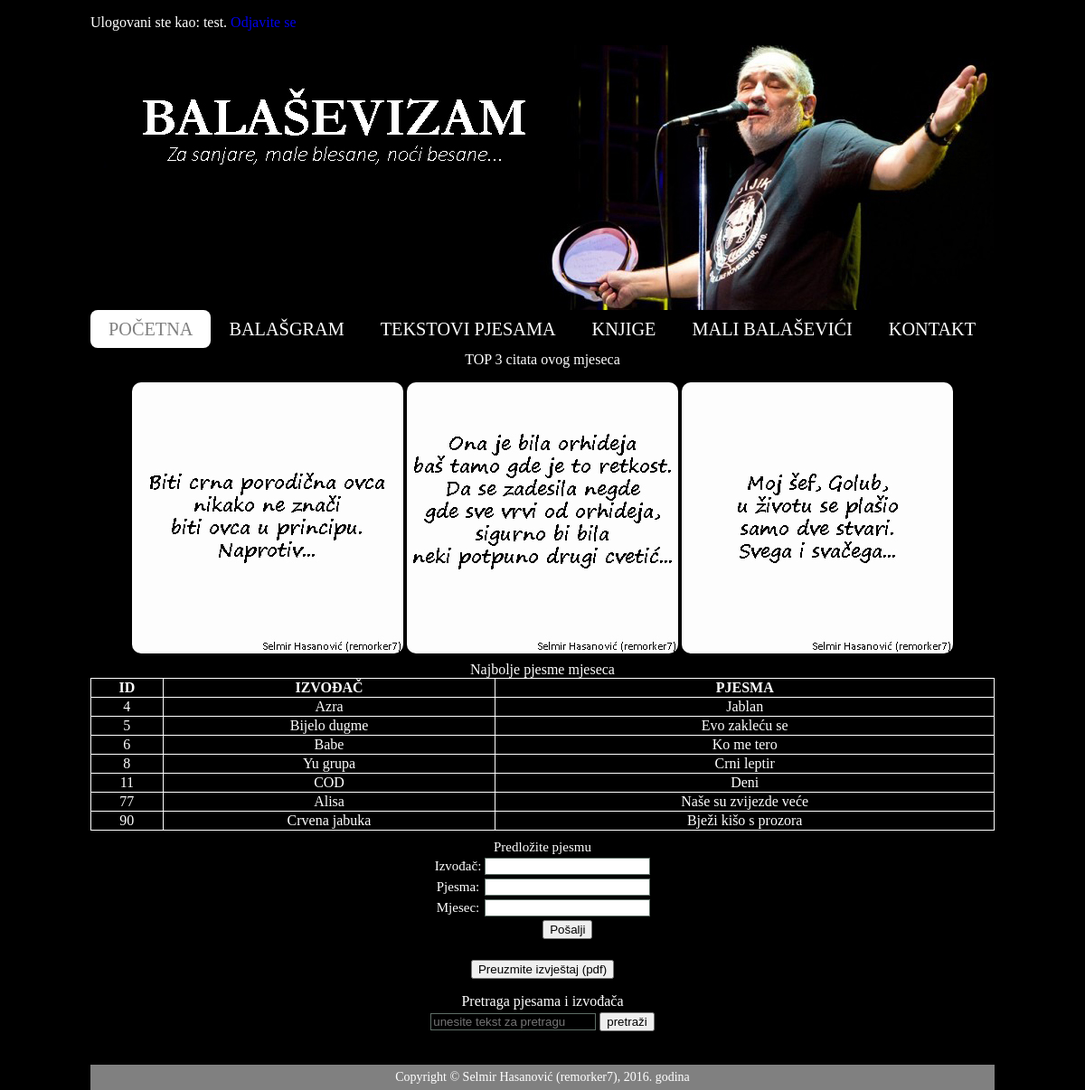
Screenshot of /pocetna.php (signed in) with the database file from the repository.
### tables this page shows
CREATE TABLE `najbolje` (
  `id` int(11) NOT NULL,
  `izvodjac` varchar(100) NOT NULL,
  `pjesma` varchar(100) NOT NULL,
  `korisnik` varchar(100) NOT NULL,
  `pjesmafk` int(11) DEFAULT NULL
);

### pocetna.php (the view, shortened to what this page needs)
<!DOCTYPE html>
<html>
<head>
	<link type = "text/css" rel = "stylesheet" href = "balasevizam.css"/>
</head>
<body>
	<div class = "okvir">
		<p id = "poruka-log">
			Ulogovani ste kao: <?php echo $_SESSION['username']; ?>.
			<a id = "odjava" href = "odjava.php">Odjavite se</a></p>
		<div class = "banner">
			<img src = "slike/banner.jpg" alt = "Đorđe Balašević"/>
		</div>
		<div class = "meni" id = "meni_div">
			<nav>
				<ul>
					<li><a href = "pocetna.php" class = "aktivni">POČETNA</a></li>
					<li><a href = "balasgram.php">BALAŠGRAM</a></li>
					<li><a href = "tekstoviPjesama.php">TEKSTOVI PJESAMA</a></li>
					<li><a href = "knjige.php">KNJIGE</a></li>
					<li><a href = "maliBalasevici.php">MALI BALAŠEVIĆI</a></li>
					<li><a href = "kontakt.php">KONTAKT</a></li>
				</ul>
			</nav>
		</div>
		<div id = "sadrzaj" class = "sadrzaj">
			<div class = "top-slike">
				<p class = "citati">TOP 3 citata ovog mjeseca</p>
				<a href = "#prikaz-slike"><img src = "slike/citat1.jpg" alt = "Slika 1" onclick = "funkcijaPrikaz('slike/citat1.jpg'); return false;"/></a>
				<a href = "#prikaz-slike"><img src = "slike/citat6.jpg" alt = "Slika 6" onclick = "funkcijaPrikaz('slike/citat6.jpg'); return false;"/></a>
				<a href = "#prikaz-slike"><img src = "slike/citat3.jpg" alt = "Slika 3" onclick = "funkcijaPrikaz('slike/citat3.jpg'); return false;"/></a>
			</div>
			<div class = "top-pjesme">
				<form method = "post" name = "forma-najbolje-pjesme" action = "">
					<table class = "playlista" id = "pjesme_najbolje">
						<caption>Najbolje pjesme mjeseca</caption>
						<tr>
							<th>ID</th>
							<th>IZVOĐAČ</th>
							<th>PJESMA</th>
						</tr>
						<?php
							$veza = new PDO('mysql:host=' . getenv('MYSQL_SERVICE_HOST') . ';port=3306;dbname=balasevizam', 'remorker7', 'balasevizam7');
							$veza->exec("set names utf8");
							$upit = 'SELECT * FROM najbolje';
							foreach($veza->query($upit) as $red) {
								echo '<tr>';
								echo '<td>'. htmlspecialchars($red['id'], ENT_QUOTES, 'UTF-8') . '</td>';
								echo '<td>'. htmlspecialchars($red['izvodjac'], ENT_QUOTES, 'UTF-8') . '</td>';
								echo '<td>'. htmlspecialchars($red['pjesma'], ENT_QUOTES, 'UTF-8') . '</td>';
								echo '</tr>';
							}
						?>
					</table>
			</div>
			<div class = "pjesma">
				<form method = "post" class = "forma-pocetna" name = "forma-pocetna" action = "" onsubmit = "return ValidirajPocetna()">
					<table class = "najbolja-pjesma">
						<caption>Predložite pjesmu</caption>
						<tr>
							<td>Izvođač: </td>
							<td><input type = "text" name = "izvodjac" class = "unos"></td>
						</tr>
						<tr>
							<td>Pjesma: </td>
							<td><input type = "text" name = "pjesma" class = "unos"></td>
						</tr>
						<tr>
							<td>Mjesec: </td>
							<td><input type = "text" name = "mjesec" class = "unos"></td>
						</tr>
						<tr>
							<td></td>
							<td class = "desno"><input name = "slanje" type = "submit" value = "Pošalji"></td>
						</tr>
						<tr>
							<td></td>
							<td>
							</td>
						</tr>
					</table>
				</form>
				<form method = "post" class = "forma-pocetna" name = "forma-preuzimanje_pdf" action = "">
					<p class = "citati"><input name = "pdfDownload" type = "submit" value = "Preuzmite izvještaj (pdf)"></p>
				</form>
				<div>
					<form method = "post" class = "forma-pocetna" name = "forma-pretrazivanje" action = "">
						<table class = "pretraga_xml">
							<caption>Pretraga pjesama i izvođača</caption>
							<tr class = "red_pretraga">
								<td><input type = "text" style = "background-color: black; color: white;" name = "pretrazivanje" class = "unos" placeholder = "unesite tekst za pretragu" onkeyup = "prikaziDoDeset(this.value)"></td>
								<td><input name = "pretraga" type = "submit" value = "pretraži"></td>
							</tr>
							<tr class = "red_pretraga">
								<td><div class = "pjesma" id = "instant_pretraga"></div></td>
								<td></td>
							</tr>
						</table>
					</form>
				</div>
			</div>
			<div class = "pjesma" id = "prikaz_div"></div>
		</div>
		<div class = "footer">
			<p>Copyright &copy; Selmir Hasanović (remorker7), 2016. godina</p>
		</div>
	</div>
</body>
</html>

### balasevizam.css (style rules this page uses)
body { margin: 0 auto; padding: 0; background-color: black; height: 100%; }
html { height: 100%; }
.okvir { width: 1000px; margin: 0 auto; }
.banner { height: 293px; }
.meni { width: 1000px; margin: 0px auto; margin-left: 0; margin-right: 0; float: left; padding: 0; }
.footer { width: 1000px; float: left; padding: 0; margin-top: 5px; color: white; line-height: 0px; background-color: gray; font-size: 14px; text-align: center; }
nav { height: 42px; margin: 0 auto; }
nav ul { list-style: none; margin: 0 auto; padding: 0; }
nav ul li a { float: left; display: inline-block; text-decoration: none; color: white; padding: 0px 20px; text-align: center; margin: 0 auto; line-height: 42px; font-size: 20.28px; }
nav ul li a.aktivni { background-color: white; color: gray; border-radius: 8px; }
.sadrzaj { text-align: center; margin: 20px 0px 0px 0px; padding-top: 5px; }
.playlista { border: 1px solid white; width: 100%; color: white; text-align: center; border-collapse: collapse; margin-bottom: 5px; }
.playlista td, tr, th { border: 1px solid white; }
.pjesma, .top-slike { width: 100%; color: white; margin: 0px 0px 5px 0px; padding-top: 5px; }
.pretraga_xml { border: 0; }
.najbolja-pjesma { font-size: 15px; }
.sadrzaj { margin-bottom: 0px; }
.desno { text-align: center; }
.pjesma table { margin: 0 auto; }
.ocjena-str, .najbolja-pjesma, #viber-kontakt { color: white; }
.sadrzaj img { border-radius: 10px; }
.unos { border: 1px solid #5E6E66; }
#poruka-log { color: white; }
#odjava { text-decoration: none; }
@media screen and (min-width:541px) { .meni { display: block !important; overflow: visible !important; } }

### rows the page displays
najbolje: id "4", izvodjac "Azra", pjesma "Jablan"
najbolje: id "5", izvodjac "Bijelo dugme", pjesma "Evo zakleću se"
najbolje: id "6", izvodjac "Babe", pjesma "Ko me tero"
najbolje: id "8", izvodjac "Yu grupa", pjesma "Crni leptir"
najbolje: id "11", izvodjac "COD", pjesma "Deni"
najbolje: id "77", izvodjac "Alisa", pjesma "Naše su zvijezde veće"
najbolje: id "90", izvodjac "Crvena jabuka", pjesma "Bježi kišo s prozora"

### other values shown
$_SESSION['username'] "test"
